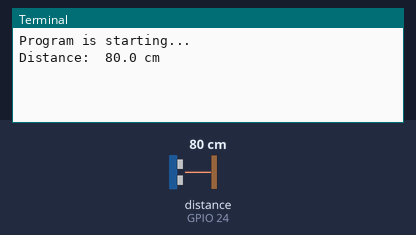
The program below on a simulated Raspberry Pi (BCM pin numbers). Parts: the last lines printed to the terminal. Inputs (shaded band) come from the test bench; at power-on: distance to the obstacle (sensor on GPIO 24) 80 cm. The echo pulse lasts 58.3 µs per cm.

Above: at 1.2 s.
1.3 s: distance to the obstacle (sensor on GPIO 24) set to 2 cm
At 2.1 s:
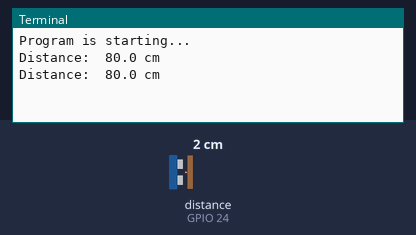
2.8 s: distance to the obstacle (sensor on GPIO 24) set to 4 cm
At 4.3 s:
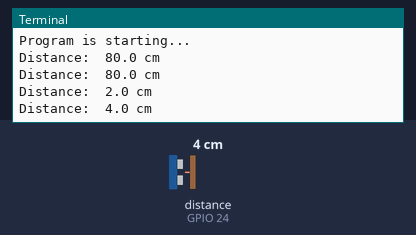
Timing chart, 0 to 5.8 s (numbered marks = the images above; inputs shaded):
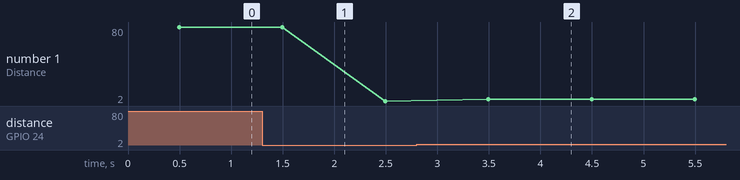

Measured:
- after the input at 2.8 s, the terminal: prints a new line after 0.70 s (image 2)
- plotted number 1: 80 → 2 after the input at 1.3 s, 2 → 4 after the input at 2.8 s

The program:

UltrasonicRanging2.py
```python
#!/usr/bin/env python3
########################################################################
# Filename    : UltrasonicRanging.py
# Description : Get distance via UltrasonicRanging sensor
# auther      : BLONWINER
# modification: 2025/01/01
########################################################################
import os
os.system("sudo pigpiod")
from gpiozero import DistanceSensor
from gpiozero.pins.pigpio import PiGPIOFactory
from time import sleep

trigPin = 23
echoPin = 24
my_factory = PiGPIOFactory()
sensor = DistanceSensor(echo=echoPin, trigger=trigPin ,max_distance=3,pin_factory=my_factory)

def loop():
    while True:
        print('Distance: ', sensor.distance * 100,'cm')
        sleep(1)

if __name__ == '__main__':     # Program entrance
    print ('Program is starting...')
    try:
        loop()
    except KeyboardInterrupt:  # Press ctrl-c to end the program.
        sensor.close()
        os.system("sudo killall pigpiod")
        print("Ending program")

        
```
